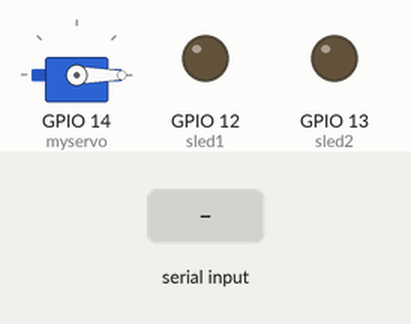
Simulated run of this sketch. Board: ESP32. Shown: servo, output pins drawn as LEDs (lit = HIGH). The test bench sets the inputs (shaded band). Random numbers use the default seed unless the sketch sets one; nothing arrives over Bluetooth unless stated.

Above: at 16.8 s.
16.9 s: "90,45\n" received over the second serial link
At 25.1 s:
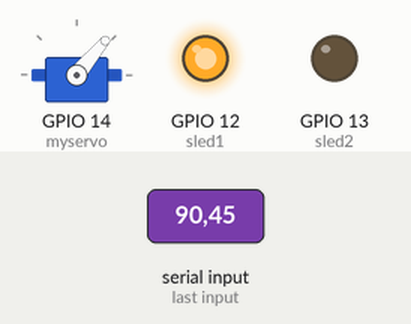
Timing chart, 0 to 26.6 s (numbered marks = the images above; inputs shaded):
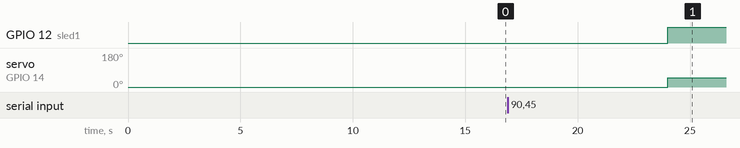

Measured:
- after the input at 16.9 s, GPIO 12 (sled1): LOW → HIGH after 7.1 s; servo on GPIO 14 (myservo): 0° → 50° after 7.1 s

The sketch:

Random_program.ino
```cpp
#include "BluetoothSerial.h"
#include <ESP32Servo.h>
#if !defined(CONFIG_BT_ENABLED) || !defined(CONFIG_BLUEDROID_ENABLED)
#error Bluetooth is not enabled! Please run `make menuconfig` to and enable it
#endif
long randNumber;
long pwd;
const int sled1 = 12;
const int sled2 = 13;
const int servoPin = 14;
Servo myservo;
BluetoothSerial SerialBT;

void setup()
{
  Serial.begin(115200);
  SerialBT.begin("Smart_Door_Lock");
  myservo.attach(14);                                           // Attaching servo motor to pin 14
  pinMode(sled1,HIGH);                                          // Turning on status led 1
  pinMode(sled2,HIGH);                                          // Turning on status led 2
  randomSeed(analogRead(0));                                    // if analog input pin 0 is unconnected, random analog noise will cause the call to randomSeed() to generate different seed numbers each time the sketch runs. randomSeed() will then shuffle the random function.
  myservo.write(0);
}

void loop()
{
     while (SerialBT.available() == 0){
    SerialBT.println("OTP Generated!");
   for (int counter = 1; counter < 2; counter++) {

  // print a random number from 1000 to 9999
  randNumber = random(1000,9999);
  SerialBT.println(randNumber);
  }
  delay(8000);
  }
    OTPcheck();
   delay(10000);
  }
void OTPcheck(){
  while(SerialBT.available() == true)
  {

  }
  pwd = SerialBT.parseInt();
  if (pwd == randNumber)
  {
    SerialBT.println("Correct! Access Granted!");
    myservo.write(150);
    digitalWrite(sled2,HIGH);
    digitalWrite(sled1,LOW);
  }
  else if (pwd != randNumber)
  {
    SerialBT.println("Try Again!");
    myservo.write(50);
    digitalWrite(sled2,LOW);
    digitalWrite(sled1,HIGH);
  }

}
```
